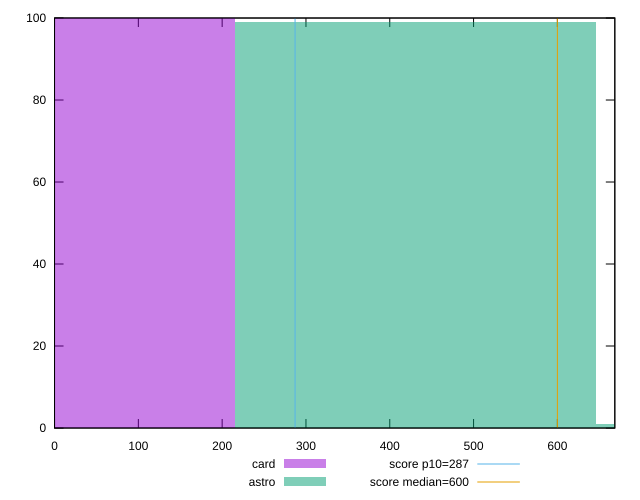

Source code (gnuplot):
reset

$card <<EOF
0 100
EOF

$astro <<EOF
860.7458522060074 1
430.3729261030037 99
EOF

set key outside below
set boxwidth 430.3729261030037
set xrange [0:668.5345]
set yrange [0:100]
set trange [0:100]
set style fill transparent solid 0.5 noborder

set parametric
set terminal svg size 640, 500 enhanced background rgb 'white'
set output "reports/report_00032_2021-02-25T10-28-15.087Z/total-blocking-time/comparison/histogram/2_vs_3.svg"

plot $card title "card" with boxes, \
     $astro title "astro" with boxes, \
     287,t title "score p10=287", \
     600,t title "score median=600"

reset
